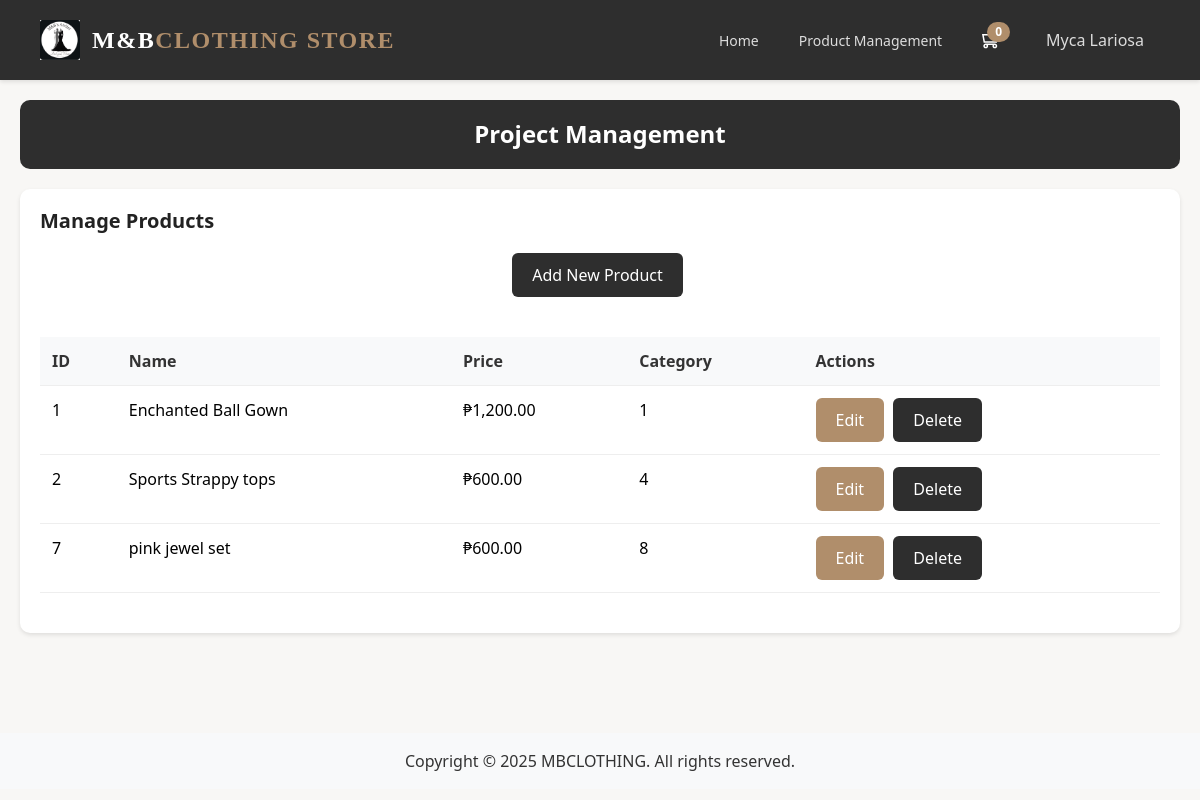
Before: /product-management.php (signed in) with the older database file.
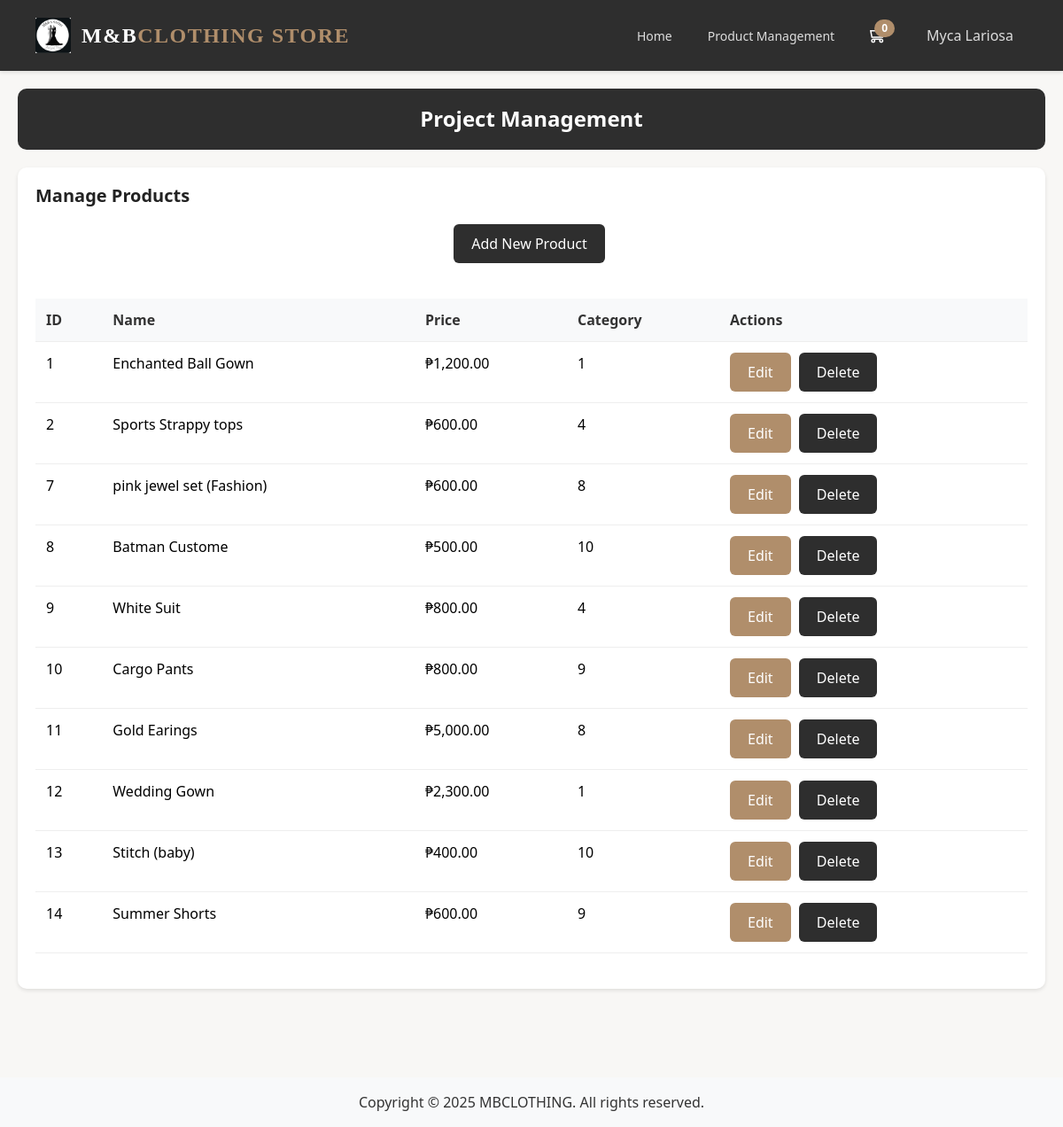
After: the same page with the newer database file.
### tables this page shows
CREATE TABLE `products` (
  `id` int(11) NOT NULL,
  `category_id` int(11) NOT NULL,
  `name` varchar(255) NOT NULL,
  `description` text DEFAULT NULL,
  `price` decimal(10,2) NOT NULL,
  `slug` varchar(255) NOT NULL,
  `image_path` varchar(255) DEFAULT NULL,
  `created_at` timestamp NOT NULL DEFAULT current_timestamp(),
  `updated_at` timestamp NOT NULL DEFAULT current_timestamp() ON UPDATE current_timestamp()
);

### app/models/Product.php (called while the page is built, shortened)
<?php
class Product
{
    private $db;
    public function __construct(PDO $db)
    {
        $this->db = $db;
    }
    public function getAll()
    {
        $sql = "SELECT * FROM products";
        $stmt = $this->db->query($sql);
        return $stmt->fetchAll(PDO::FETCH_ASSOC);
    }
}

### product-management.php (the view, shortened to what this page needs)
<?php
global $db;
$product = new Product($db);
$products = $product->getAll();
?>
<div class="container">
    <div class="management-header">
        <h1>Project Management</h1>
    </div>
    <div class="management-card">
        <h2>Manage Products</h2>
        <div class="btn-container">
            <a href="add-product.php" class="btn btn-success">Add New Product</a>
        </div>
        <table class="table">
            <thead>
                <tr>
                    <th>ID</th>
                    <th>Name</th>
                    <th>Price</th>
                    <th>Category</th>
                    <th>Actions</th>
                </tr>
            </thead>
            <tbody>
                <?php foreach ($products as $product): ?>
                    <tr>
                        <td><?php echo $product['id']; ?></td>
                        <td><?php echo htmlspecialchars($product['name']); ?></td>
                        <td>₱<?php echo number_format($product['price'], 2); ?></td>
                        <td><?php echo htmlspecialchars($product['category_id']); ?></td>
                        <td>
                            <a href="edit-product.php?id=<?php echo $product['id']; ?>" class="btn btn-primary">Edit</a>
                            <a href="product-management.php?delete=<?php echo $product['id']; ?>" class="btn btn-danger" onclick="return confirm('Are you sure you want to delete this product?');">Delete</a>
                        </td>
                    </tr>
                <?php endforeach; ?>
            </tbody>
        </table>
    </div>
</div>

Changed rows visible on the page:
changed products id 7: name "pink jewel set" → "pink jewel set (Fashion)"
added products: id "8", name "Batman Custome", price "500.00", category "10"
added products: id "9", name "White Suit", price "800.00", category "4"
added products: id "10", name "Cargo Pants", price "800.00", category "9"
added products: id "11", name "Gold Earings", price "5,000.00", category "8"
added products: id "12", name "Wedding Gown", price "2,300.00", category "1"
added products: id "13", name "Stitch (baby)", price "400.00", category "10"
added products: id "14", name "Summer Shorts", price "600.00", category "9"
